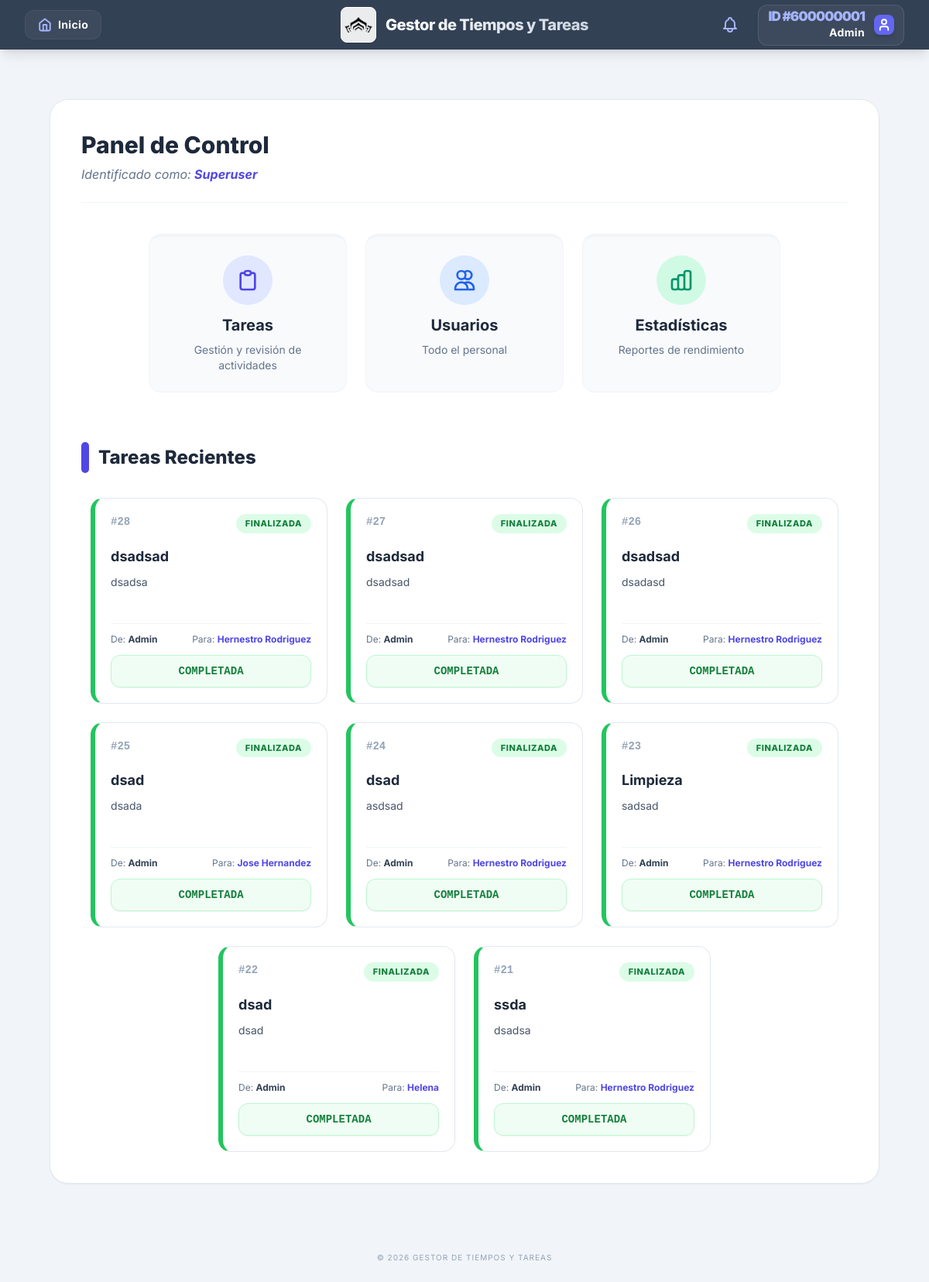
The page /dashboard/ (signed in) on the database as committed earlier.
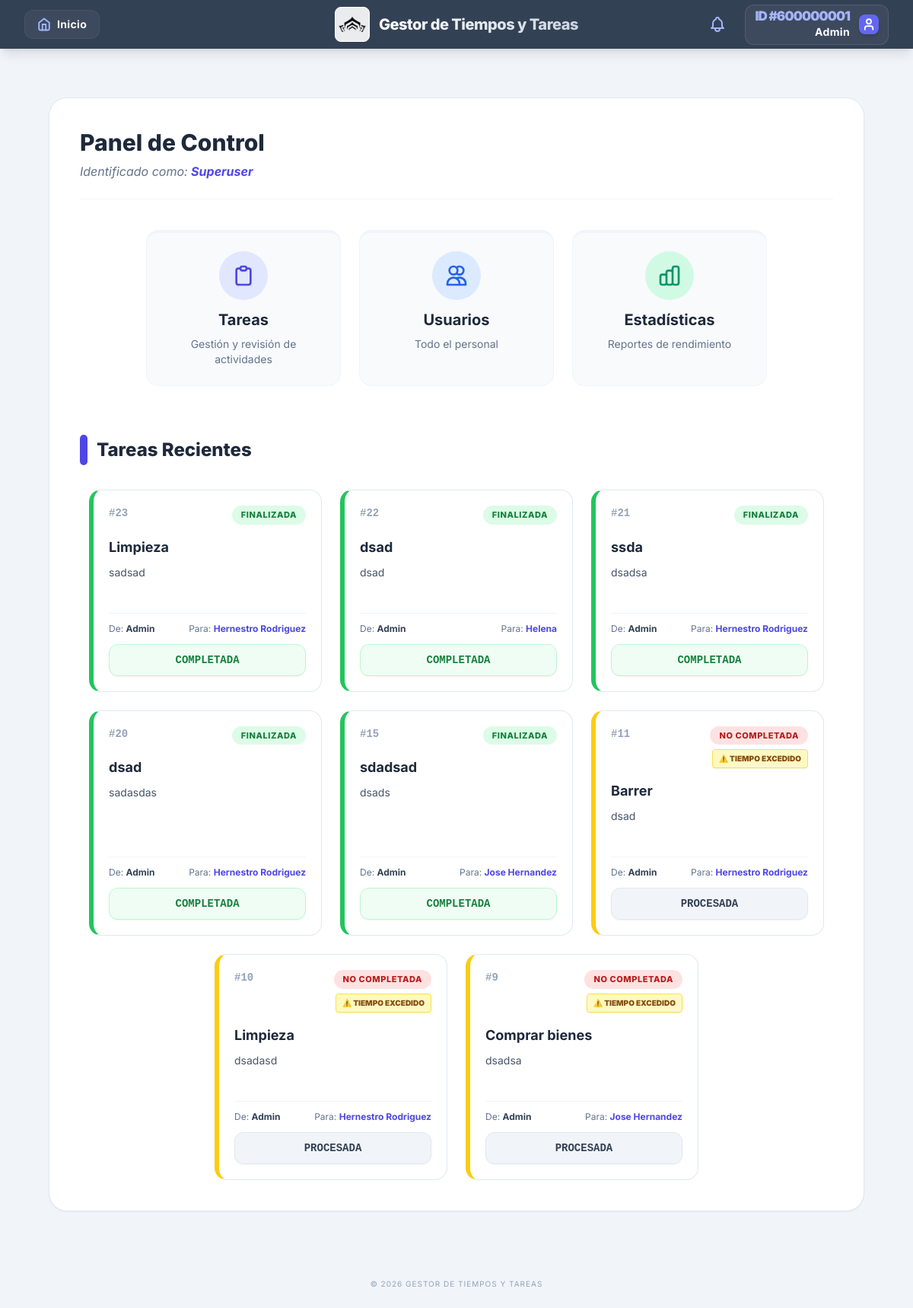
The same page on the database as committed later.
### tasks/models.py (models this page shows, shortened)
class Task(models.Model):
    ESTADOS = [
        ('PENDIENTE', 'Pendiente'),
        ('PENDIENTE_REVISION', 'Pendiente de revisión'),
        ('FINALIZADA', 'Finalizada'),
        ('NO_COMPLETADA', 'No Completada'),
    ]
    titulo = models.CharField(max_length=200)
    descripcion = models.TextField(blank=True)
    estado = models.CharField(max_length=20, choices=ESTADOS, default='PENDIENTE')
    asignado_a = models.ForeignKey(settings.AUTH_USER_MODEL, on_delete=models.CASCADE, related_name='tareas_asignadas')
    creada_por = models.ForeignKey(settings.AUTH_USER_MODEL, on_delete=models.CASCADE, related_name='tareas_creadas')
    creada_en = models.DateTimeField(auto_now_add=True)
    fecha_limite = models.DateTimeField(null=True, blank=True)
    fecha_finalizacion = models.DateTimeField(null=True, blank=True)
    aprobada_por = models.ForeignKey(
        settings.AUTH_USER_MODEL,
        null=True, blank=True,
        on_delete=models.SET_NULL,
        related_name='tareas_aprobadas'
    )
    reabierta = models.BooleanField(default=False)
    asignado_original = models.ForeignKey(
        settings.AUTH_USER_MODEL,
        on_delete=models.SET_NULL,
        null=True, blank=True,
        related_name='tareas_reabiertas_previas'
    )
    class Meta:
        db_table = 'tasks'
        ordering = ['-creada_en']
    @property
    def esta_vencida(self):
        if self.fecha_limite and self.estado != 'FINALIZADA':
            return timezone.now() > self.fecha_limite
        return False

### users/models.py (models this page shows, shortened)
class User(AbstractUser):
    user_id = models.AutoField(primary_key=True)
    username = models.CharField(max_length=150, unique=True)
    password = models.CharField(max_length=128)
    USERNAME_FIELD = 'username'
    class Meta:
        db_table = 'users'
        verbose_name = 'User'
        verbose_name_plural = 'Users'

### core/views.py (the view, shortened to what this page needs)
# urls.py: path('dashboard/', views.dashboard_view, name='dashboard'),
@login_required
def dashboard_view(request):
    from tasks.models import Task
    permissions = {
        'tareas_empleados': 0,
        'tareas_supervisor': 0,
        'estadisticas': 0,
        'modificar_usuarios': 0,
    }
    if request.user.is_superuser:
        permissions.update({
            'tareas_empleados': 2,
            'tareas_supervisor': 2,
            'estadisticas': 4,
            'modificar_usuarios': 5,
        })
        roles_list = ['Superuser']
        max_perm = 5
    base_qs = Task.objects.all()
    if request.user.is_superuser or max_perm == 5:
        tareas_qs = base_qs.filter(Q(creada_por=request.user) | Q(creada_por__is_superuser=True)).distinct()
    elif max_perm == 6:
        tareas_qs = base_qs.filter(Q(creada_por=request.user) | Q(asignado_a=request.user)).distinct()
    else:
        tareas_qs = base_qs.filter(asignado_a=request.user)
    tareas_recientes = tareas_qs.order_by('-id')[:8]
    context = {
        'user': request.user,
        'roles': roles_list,
        'permissions': permissions,
        'tareas_recientes': tareas_recientes,
        'max_perm': max_perm,
    }
    return render(request, 'core/dashboard.html', context)

### core/templates/core/dashboard.html (shortened to what the changed rows need)
{% extends 'core/base.html' %}
{% load static %}
{% block content %}
<div class="max-w-7xl mx-auto px-4 sm:px-6 lg:px-8 py-8">
    <div class="bg-white rounded-3xl shadow-sm border border-slate-200 p-6 md:p-10">
        <div class="mb-10 border-b border-slate-100 pb-6">
            <h2 class="text-3xl font-extrabold text-slate-800">Panel de Control</h2>
        </div>
        <div class="mt-8">
            <div class="flex flex-wrap justify-center gap-6">
                {% for tarea in tareas_recientes %}
                <a href="{% url 'tasks:tasks_list' %}?nombre={{ tarea.id }}"
                   class="group w-full md:w-[calc(50%-1.5rem)] lg:w-[calc(33.33%-1.5rem)] xl:w-[calc(25%-1.5rem)] bg-white border border-slate-200 rounded-2xl p-5 transition-all hover:shadow-xl hover:border-indigo-300 flex flex-col relative overflow-hidden border-l-[6px]
                   {% if tarea.estado == 'FINALIZADA' %} border-l-green-500
                   {% elif tarea.esta_vencida %} border-l-yellow-400
                   {% elif tarea.estado == 'NO_COMPLETADA' %} border-l-red-500
                   {% else %} border-l-slate-300 {% endif %}">
                    <div class="flex justify-between items-start mb-4">
                        <span class="text-sm font-mono text-slate-400 font-black">#{{ tarea.id }}</span>
                        <div class="flex flex-col items-end gap-1.5">
                            <span class="text-[11px] font-extrabold px-3 py-1 rounded-full uppercase tracking-wider
                                {% if tarea.estado == 'NO_COMPLETADA' %} bg-red-100 text-red-700
                                {% elif tarea.estado == 'FINALIZADA' %} bg-green-100 text-green-700
                                {% elif tarea.estado == 'PENDIENTE_REVISION' %} bg-amber-100 text-amber-700
                                {% else %} bg-blue-100 text-blue-700 {% endif %}">
                                {{ tarea.get_estado_display }}
                            </span>
                            {% if tarea.esta_vencida and tarea.estado != 'FINALIZADA' %}
                            <span class="text-[10px] font-black px-2 py-1 bg-yellow-100 text-yellow-800 border border-yellow-300 rounded shadow-sm uppercase">
                                ⚠️ TIEMPO EXCEDIDO
                            </span>
                            {% endif %}
                        </div>
                    </div>
                    <h4 class="text-lg font-bold text-slate-800 truncate group-hover:text-indigo-600 mb-2">{{ tarea.titulo }}</h4>
                    <p class="text-sm text-slate-600 line-clamp-2 mb-6 min-h-[40px] leading-relaxed">{{ tarea.descripcion }}</p>
                    <div class="mt-auto space-y-3">
                        <div class="flex justify-between text-xs text-slate-500 border-t border-slate-100 pt-3">
                            <span>De: <strong class="text-slate-700">{{ tarea.creada_por.username }}</strong></span>
                            <span>Para: <strong class="text-indigo-600 font-bold">{{ tarea.asignado_a.username }}</strong></span>
                        </div>
                        <div id="dash-timer-{{ tarea.id }}"
                             class="text-sm font-mono font-black text-center py-2.5 rounded-xl bg-slate-50 text-slate-800 border border-slate-200 shadow-inner"
                             data-deadline="{{ tarea.fecha_limite|date:'Y-m-d H:i:s' }}"
                             data-status="{{ tarea.estado }}">
                        </div>
                    </div>
                </a>
                {% empty %}
                <div class="w-full py-16 text-center bg-slate-50 rounded-3xl border-2 border-dashed border-slate-200">
                    <p class="text-slate-400 text-lg italic font-medium">No hay tareas activas asignadas.</p>
                </div>
                {% endfor %}
            </div>
        </div>
    </div>
</div>
{% endblock %}

Rows that differ between the two databases and show on the page:
removed Task: id "28", estado "FINALIZADA", titulo "dsadsad", descripcion "dsadsa", creada_por.username "Admin", asignado_a.username "Hernestro Rodriguez"
removed Task: id "27", estado "FINALIZADA", titulo "dsadsad", descripcion "dsadsad", creada_por.username "Admin", asignado_a.username "Hernestro Rodriguez"
removed Task: id "26", estado "FINALIZADA", titulo "dsadsad", descripcion "dsadasd", creada_por.username "Admin", asignado_a.username "Hernestro Rodriguez"
removed Task: id "25", estado "FINALIZADA", titulo "dsad", descripcion "dsada", creada_por.username "Admin", asignado_a.username "Jose Hernandez"
removed Task: id "24", estado "FINALIZADA", titulo "dsad", descripcion "asdsad", creada_por.username "Admin", asignado_a.username "Hernestro Rodriguez"
now on this page (row unchanged): Task: id "20", estado "FINALIZADA", titulo "dsad", descripcion "sadasdas", creada_por.username "Admin", asignado_a.username "Hernestro Rodriguez"
now on this page (row unchanged): Task: id "15", estado "FINALIZADA", titulo "sdadsad", descripcion "dsads", creada_por.username "Admin", asignado_a.username "Jose Hernandez"
now on this page (row unchanged): Task: id "11", estado "NO COMPLETADA", shows "⚠️ TIEMPO EXCEDIDO", titulo "Barrer", descripcion "dsad", creada_por.username "Admin", asignado_a.username "Hernestro Rodriguez"
now on this page (row unchanged): Task: id "10", estado "NO COMPLETADA", shows "⚠️ TIEMPO EXCEDIDO", titulo "Limpieza", descripcion "dsadasd", creada_por.username "Admin", asignado_a.username "Hernestro Rodriguez"
now on this page (row unchanged): Task: id "9", estado "NO COMPLETADA", shows "⚠️ TIEMPO EXCEDIDO", titulo "Comprar bienes", descripcion "dsadsa", creada_por.username "Admin", asignado_a.username "Jose Hernandez"
